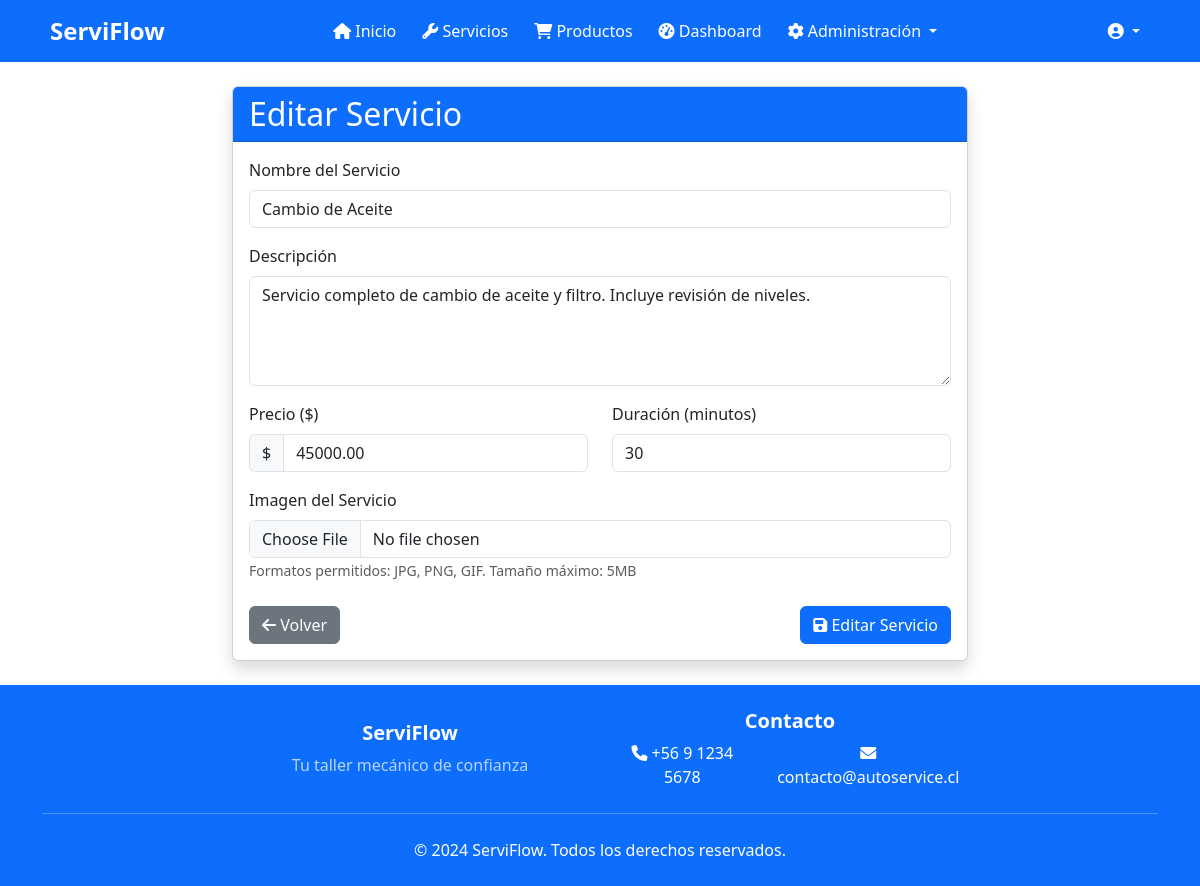
Screenshot of /management/services/7/edit/ (signed in) with the database file from the repository.
### workshop/models.py (models this page shows, shortened)
class Product(models.Model):
    CATEGORY_CHOICES = [
        ('product', 'Producto'),
        ('service', 'Servicio'),
    ]
    name = models.CharField(max_length=100, verbose_name='Nombre')
    description = models.TextField(verbose_name='Descripción')
    price = models.DecimalField(max_digits=10, decimal_places=2, verbose_name='Precio')
    stock = models.IntegerField(verbose_name='Stock')
    image = models.ImageField(upload_to='products/', blank=True, null=True, verbose_name='Imagen')
    category = models.CharField(max_length=10, choices=CATEGORY_CHOICES, default='product', verbose_name='Categoría')
    duration = models.PositiveIntegerField(help_text='Duración estimada en minutos', null=True, blank=True, verbose_name='Duración')
    class Meta:
        ordering = ['category', 'name']
        verbose_name = 'Producto'
        verbose_name_plural = 'Productos'

### workshop/views/service_views.py (the view)
# urls.py: path('management/services/<int:service_id>/edit/', service_edit, name='service_edit'),
@login_required
@user_passes_test(is_admin)
def service_edit(request, service_id):
    service = get_object_or_404(Product, id=service_id, category='service')
    if request.method == 'POST':
        form = ServiceForm(request.POST, request.FILES, instance=service)
        if form.is_valid():
            form.save()
            messages.success(request, 'Servicio actualizado exitosamente.')
            return redirect('service_list')
    else:
        form = ServiceForm(instance=service)
    return render(request, 'workshop/admin/service_form.html', {
        'form': form,
        'service': service,
        'action': 'Editar'
    })

### workshop/forms.py
class ServiceForm(forms.ModelForm):
    class Meta:
        model = Product
        fields = ['name', 'description', 'price', 'duration', 'image']
        widgets = {
            'name': forms.TextInput(attrs={'class': 'form-control'}),
            'description': forms.Textarea(attrs={'class': 'form-control', 'rows': 4}),
            'price': forms.NumberInput(attrs={'class': 'form-control'}),
            'duration': forms.NumberInput(attrs={'class': 'form-control'}),
            'image': forms.FileInput(attrs={'class': 'form-control'}),
        }

### workshop/views/service_views.py (called while the page is built)
def is_admin(user):
    return user.is_superuser or (hasattr(user, 'userprofile') and user.userprofile.role == 'admin')

### templates/workshop/admin/service_form.html (shortened to what this page needs)
{% extends 'base.html' %}
{% load widget_tweaks %}
{% block content %}
<div class="container py-4">
    <div class="row justify-content-center">
        <div class="col-md-8">
            <div class="card shadow">
                <div class="card-header bg-primary text-white">
                    <h2 class="card-title mb-0">{{ action }} Servicio</h2>
                </div>
                <div class="card-body">
                    <form method="post" enctype="multipart/form-data">
                        <div class="mb-3">
                            <label for="{{ form.name.id_for_label }}" class="form-label">Nombre del Servicio</label>
                            {% render_field form.name class="form-control" placeholder="Ingrese el nombre del servicio" %}
                        </div>
                        <div class="mb-3">
                            <label for="{{ form.description.id_for_label }}" class="form-label">Descripción</label>
                            {% render_field form.description class="form-control" placeholder="Describa el servicio" rows="4" %}
                        </div>
                        <div class="row">
                            <div class="col-md-6 mb-3">
                                <label for="{{ form.price.id_for_label }}" class="form-label">Precio ($)</label>
                                <div class="input-group">
                                    <span class="input-group-text">$</span>
                                    {% render_field form.price class="form-control" min="0" step="0.01" %}
                                </div>
                            </div>
                            <div class="col-md-6 mb-3">
                                <label for="{{ form.duration.id_for_label }}" class="form-label">Duración (minutos)</label>
                                {% render_field form.duration class="form-control" min="1" type="number" %}
                            </div>
                        </div>
                        <div class="mb-4">
                            <label for="{{ form.image.id_for_label }}" class="form-label">Imagen del Servicio</label>
                            {% render_field form.image class="form-control" %}
                            <small class="text-muted">Formatos permitidos: JPG, PNG, GIF. Tamaño máximo: 5MB</small>
                        </div>
                        <div class="d-flex justify-content-between">
                            <a href="{% url 'service_list' %}" class="btn btn-secondary">
                                <i class="fas fa-arrow-left"></i> Volver
                            </a>
                            <button type="submit" class="btn btn-primary">
                                <i class="fas fa-save"></i> {{ action }} Servicio
                            </button>
                        </div>
                    </form>
                </div>
            </div>
        </div>
    </div>
</div>
{% endblock %}

### templates/base.html (style rules this page uses)
body { display: flex; flex-direction: column; min-height: 100vh; margin: 0; }

### rows the page displays
Product: name "Cambio de Aceite", description "Servicio completo de cambio de aceite y filtro. Incluye revisión de niveles.", price "45000.00", duration "30"

### other values shown
{{ action }} "Editar"
